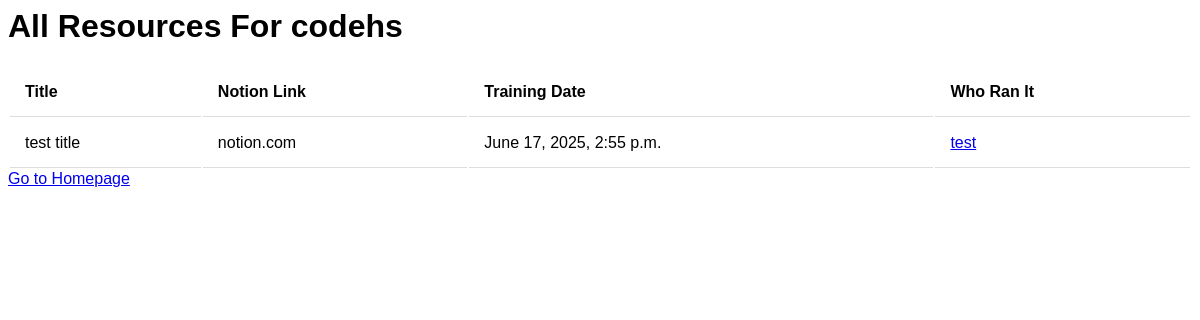
/training/codehs/, run on an earlier commit of the app's database.
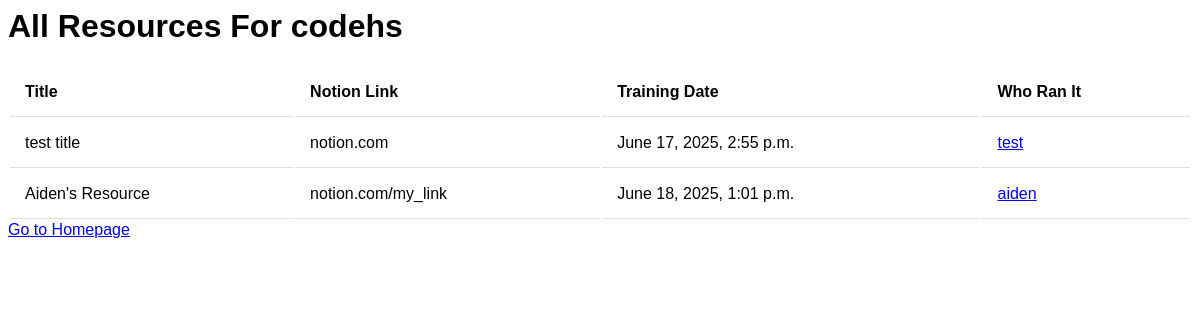
And on a later commit of the database.
### training/models.py (models this page shows)
class Resource(models.Model):
    title = models.CharField(max_length=200)
    notion_link = models.CharField(max_length=200)
    training_date = models.DateTimeField('date of training')
    user = models.ForeignKey(User, on_delete=models.CASCADE)
    team = models.CharField(max_length=200)

class User(models.Model):
    username = models.CharField(max_length=200)
    photo = models.CharField(max_length=200)
    team = models.CharField(max_length=200)

### training/views.py (the view)
# urls.py: path('<str:team>/', views.TeamView.as_view(), name='team'),
class TeamView(generic.ListView):
    context_object_name = 'resource_data'
    template_name = 'training/team.html'
    def get_queryset(self):
        return Resource.objects.filter(team=self.kwargs.get('team'))
    def get_context_data(self, **kwargs):
        context = super().get_context_data(**kwargs)
        context['team'] = self.kwargs.get('team')
        return context

### training/templates/training/team.html
{% load static %}
<link rel="stylesheet" type="text/css" href="{% static 'training/style.css' %}">
{% if resource_data %}
    <h1>All Resources For {{team}}</h1>
    <table>
        <thead>
            <tr>
                <th>Title</th>
                <th>Notion Link</th>
                <th>Training Date</th>
                <th>Who Ran It</th>
            </tr>
        </thead>
        <tbody>
        {% for resource in resource_data %}
        <tr>
            <td>{{ resource.title }}</td>
            <td>{{ resource.notion_link }}</td>
            <td>{{ resource.training_date }}</td>
            <td><a href="{% url 'training:personal' resource.user.id %}">{{ resource.user.username }}</a></td>
        </tr>
        {% empty %}
        <tr><td colspan="5">No data available.</td></tr>
        {% endfor %}
        </tbody>
    </table>
{% else %}
<p>No resources available</p>
{% endif %}
<a href="{% url 'training:index' %}" class="button">Go to Homepage</a>

What changed in the data, as far as the page shows it:
added Resource: title "Aiden's Resource", notion_link "notion.com/my_link", training_date "June 18, 2025, 1:01 p.m.", user.username "aiden"
